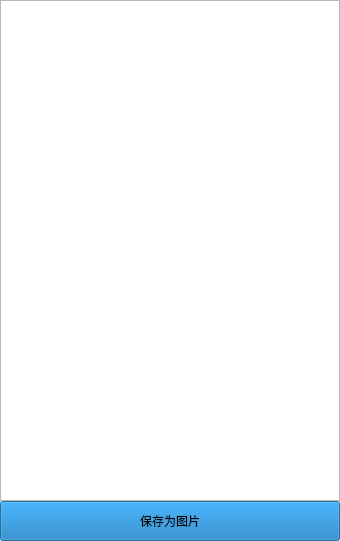
<?xml version="1.0" encoding="UTF-8"?>
<ui version="4.0">
 <class>DisplayKeChengBiao</class>
 <widget class="QDialog" name="DisplayKeChengBiao">
  <property name="geometry">
   <rect>
    <x>0</x>
    <y>0</y>
    <width>340</width>
    <height>541</height>
   </rect>
  </property>
  <property name="windowTitle">
   <string>MainWindow</string>
  </property>
  <layout class="QVBoxLayout" name="verticalLayout">
   <property name="spacing">
    <number>0</number>
   </property>
   <property name="leftMargin">
    <number>0</number>
   </property>
   <property name="topMargin">
    <number>0</number>
   </property>
   <property name="rightMargin">
    <number>0</number>
   </property>
   <property name="bottomMargin">
    <number>0</number>
   </property>
   <item>
    <widget class="QTableView" name="tableView">
     <property name="verticalScrollBarPolicy">
      <enum>Qt::ScrollBarAlwaysOff</enum>
     </property>
     <property name="horizontalScrollBarPolicy">
      <enum>Qt::ScrollBarAlwaysOff</enum>
     </property>
     <property name="autoScroll">
      <bool>false</bool>
     </property>
     <property name="verticalScrollMode">
      <enum>QAbstractItemView::ScrollPerPixel</enum>
     </property>
     <property name="horizontalScrollMode">
      <enum>QAbstractItemView::ScrollPerPixel</enum>
     </property>
    </widget>
   </item>
   <item>
    <widget class="QPushButton" name="btn_saveAsPicture">
     <property name="styleSheet">
      <string notr="true">padding:10px 0px;
background-color:#0c72ba;</string>
     </property>
     <property name="text">
      <string>保存为图片</string>
     </property>
    </widget>
   </item>
  </layout>
 </widget>
 <resources/>
 <connections/>
</ui>
